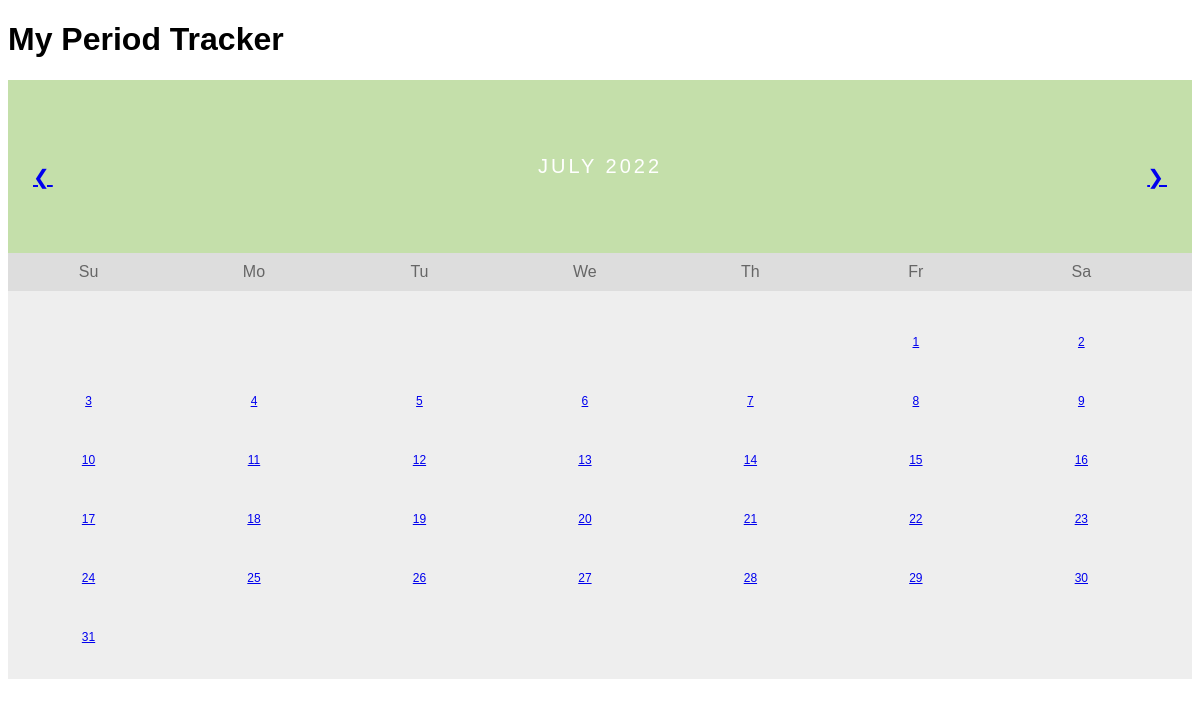
Before: / with the older database file.
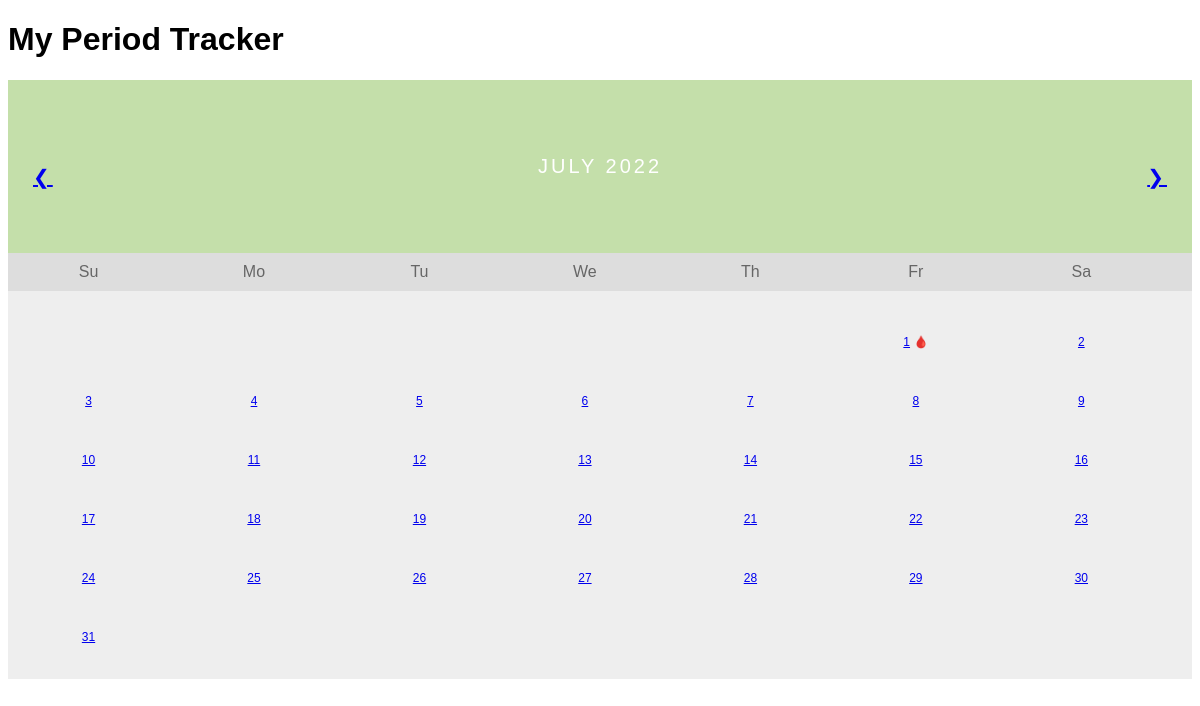
After: the same page with the newer database file.
### main.py (models this page shows)
class New_Table(db.Model):
    __tablename__ = current_month_and_year
    id = db.Column(db.Integer, primary_key=True)
    date = db.Column(db.Integer, nullable=False)
    day_of_week = db.Column(db.String(250), nullable=False)
    period_started = db.Column(db.String(250), nullable=True)
    cramps = db.Column(db.String(250), nullable=True)
    headache = db.Column(db.String(250), nullable=True)
    fatigue = db.Column(db.String(250), nullable=True)
    acne = db.Column(db.String(250), nullable=True)

### main.py (the view)
@app.route("/")
def home():
    current_month_table = get_class_from_tablename(
        tablename=f"{current_month_and_year}"
    )
    month_days = db.session.query(current_month_table).all()
    return render_template(
        "index.html",
        days=month_days,
        weekday=first_of_the_month_weekday,
        month_and_year=current_month_and_year,
        month=current_month_name,
        next_month=list_of_months[list_of_months.index(current_month_name) + 1],
        last_month=list_of_months[list_of_months.index(current_month_name) - 1],
    )

### main.py (called while the page is built)
def get_class_from_tablename(tablename):
    for c in db.Model.__subclasses__():
        if c.__tablename__ == tablename:
            return c

### templates/index.html (shortened to what this page needs)
<!DOCTYPE html>
<html lang="en">
<head>
</head>
<body>
    <h1>My Period Tracker</h1>
    <div class="month">
        <ul>
          <li class="prev">
            <a href="{{url_for('home', month=last_month)}}"> &#10094 </a>
          </li>
          <li class="next">
            <a href="{{url_for('home', month=next_month)}}"> &#10095 </a>
          </li>
          <li>
            {{ month_and_year }}
          </li>
        </ul>
      </div>
    <ul class="weekdays">
        <li>Su</li>
        <li>Mo</li>
        <li>Tu</li>
        <li>We</li>
        <li>Th</li>
        <li>Fr</li>
        <li>Sa</li>
    </ul>
    <ul class="days">
        {% if weekday == "Friday": %}
        <li></li>
        <li></li>
        <li></li>
        <li></li>
        <li></li>
        {% endif %}
        {% for day in days: %}
        <li>
            <a href="{{url_for('day_details', id=day.id)}}">{{ day.date }}</a>
            {% if day.period_started == 'Yes': %}
              <a>🩸</a>
            {% endif %}
        </li>
        {% endfor %}
    </ul>
</body>
</html>

### templates/index.html (style rules this page uses)
* { box-sizing: border-box; }
ul { list-style-type: none; }
body { font-family: Verdana, sans-serif; }
.month { padding: 75px 25px; width: 100%; background: #C4DFAA; text-align: center; }
.month ul { margin: 0; padding: 0; }
.month ul li { color: white; font-size: 20px; text-transform: uppercase; letter-spacing: 3px; }
.month .prev { float: left; padding-top: 10px; }
.month .next { float: right; padding-top: 10px; }
.weekdays { margin: 0; padding: 10px 0; background-color: #ddd; }
.weekdays li { display: inline-block; width: 13.6%; color: #666; text-align: center; }
.days { padding: 10px 0; background: #eee; margin: 0; }
.days li { list-style-type: none; display: inline-block; width: 13.6%; text-align: center; padding: 20px 0; margin-bottom: 5px; font-size:12px; color: black; }

Changed rows visible on the page:
changed New_Table (number 1 of 31 on the later page): now shows "🩸"
